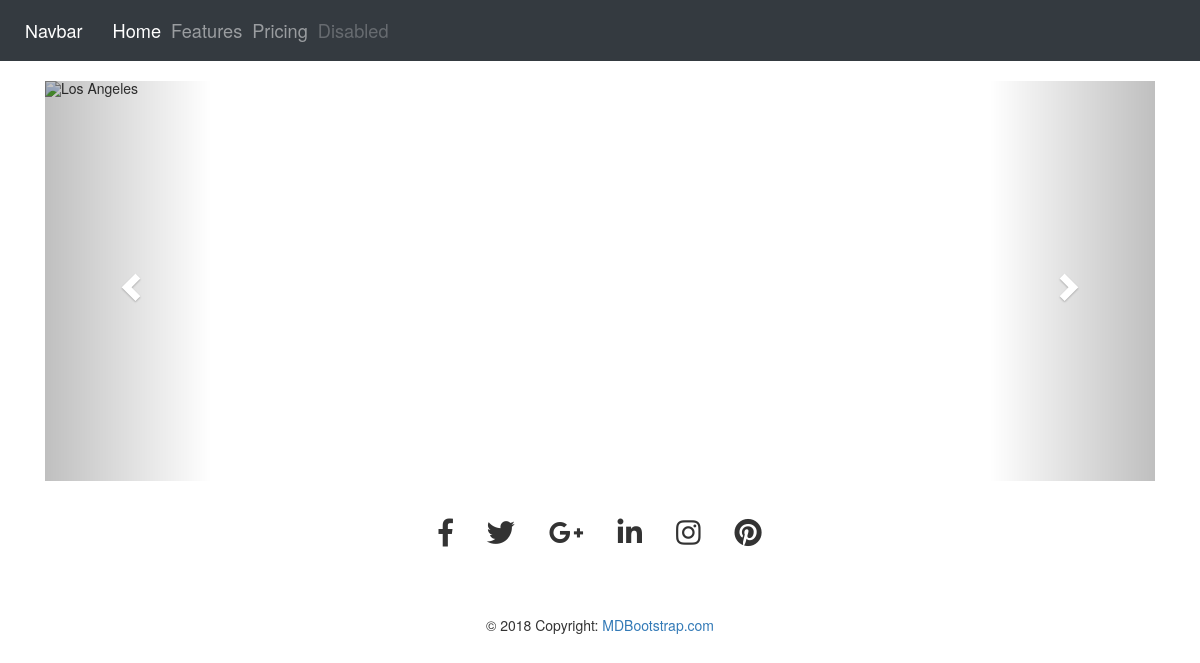
Page /cybersecurity/ on the earlier database version.
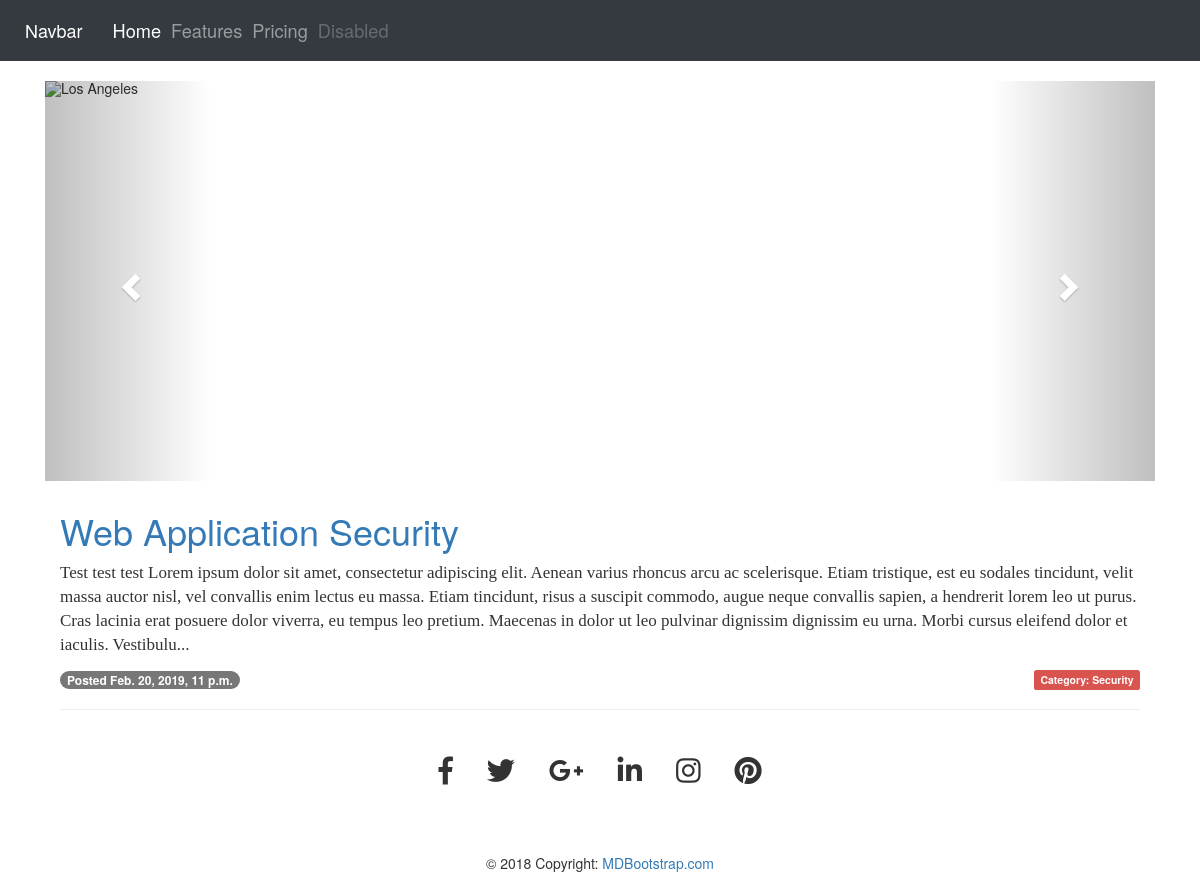
Same page on the later database version.
### articles/models.py (models this page shows, shortened)
class Article(models.Model):
    category = models.CharField(max_length=100)
    title = models.CharField(max_length=100)
    slug = models.SlugField()
    body = models.TextField()
    date = models.DateTimeField(auto_now_add=True)
    def snippet(self):
        return self.body[:500] + "..."
    def retrieve_category(self):
        return self.category

### djangonautic/views.py (the view)
# urls.py: url(r'^cybersecurity/$',views.cyber_security),
def cyber_security(request):
    articles = filter("Security")
    return render(request,'cybersecurity.html',{'articles':articles})

### djangonautic/views.py (called while the page is built)
def filter(blog_category):
    articles = Article.objects.all().order_by("date") #retrieves article from db by date
    articles = articles.filter(category=blog_category) #Then filter it by Category
    return articles

### templates/cybersecurity.html (shortened to what this page needs)
{%load static from staticfiles%}
<!DOCTYPE html>
<html lang="en">
<head>
  <link rel="stylesheet" href="https://stackpath.bootstrapcdn.com/bootstrap/4.2.1/css/bootstrap.min.css">
  <link rel="stylesheet" href="https://maxcdn.bootstrapcdn.com/bootstrap/3.4.0/css/bootstrap.min.css">
  <link rel="stylesheet" href="https://use.fontawesome.com/releases/v5.6.3/css/all.css">
  <link rel="stylesheet" href="{%static 'home.css'%}">
</head>
<body>
<nav class="navbar navbar-expand-lg navbar-dark bg-dark navbar-static-top">
  <a class="navbar-brand" href="#">Navbar</a>
  <div class="collapse navbar-collapse" id="navbarNav">
    <ul class="navbar-nav">
      <li class="nav-item active">
        <a class="nav-link" href="#">Home <span class="sr-only">(current)</span></a>
      </li>
      <li class="nav-item">
        <a class="nav-link" href="#">Features</a>
      </li>
      <li class="nav-item">
        <a class="nav-link" href="#">Pricing</a>
      </li>
      <li class="nav-item">
        <a class="nav-link disabled" href="#" tabindex="-1" aria-disabled="true">Disabled</a>
      </li>
    </ul>
  </div>
</nav>
<div class="container">
  <div id="myCarousel" class="carousel slide" data-ride="carousel">
    <ol class="carousel-indicators">
      <li data-target="#myCarousel" data-slide-to="0" class="active"></li>
      <li data-target="#myCarousel" data-slide-to="1"></li>
      <li data-target="#myCarousel" data-slide-to="2"></li>
    </ol>
    <div class="carousel-inner">
      <div class="item active">
        <img src="{%static 'chris-ried-512801-unsplash.jpg'%}" alt="Los Angeles" style="width:100%;">
      </div>
    </div>
    <a class="left carousel-control" href="#myCarousel" data-slide="prev">
      <span class="glyphicon glyphicon-chevron-left"></span>
    </a>
    <a class="right carousel-control" href="#myCarousel" data-slide="next">
      <span class="glyphicon glyphicon-chevron-right"></span>
    </a>
  </div
  <p>{{article.retrieve_by_category}}</p>
  <div class="col-md-12">
    <div class="articles">
      {%for article in articles%}
      <div class="article">
        <h1><a href="#">{{article.title}}</a></h1>
        <p>{{article.snippet}}</p>
      </div>
      <div>
        <span class="badge">Posted {{article.date}}</span>
        <div class="pull-right"> <span class="label label-danger">Category: {{article.retrieve_category}}</span></div>
      </div>
      <hr>
      {%endfor%}
    </div>
  </div>
</div>
<footer class="page-footer font-small cyan darken-3">
    <div class="container">
      <div class="row">
        <div class="col-md-12 py-5 center">
          <div class="mb-5 flex-center">
            <a class="fb-ic">
              <i class="fab fa-facebook-f fa-lg white-text mr-md-5 mr-3 fa-2x"> </i>
            </a>
            <a class="tw-ic">
              <i class="fab fa-twitter fa-lg white-text mr-md-5 mr-3 fa-2x"> </i>
            </a>
            <a class="gplus-ic">
              <i class="fab fa-google-plus-g fa-lg white-text mr-md-5 mr-3 fa-2x"> </i>
            </a>
            <a class="li-ic">
              <i class="fab fa-linkedin-in fa-lg white-text mr-md-5 mr-3 fa-2x"> </i>
            </a>
            <a class="ins-ic">
              <i class="fab fa-instagram fa-lg white-text mr-md-5 mr-3 fa-2x"> </i>
            </a>
            <a class="pin-ic">
              <i class="fab fa-pinterest fa-lg white-text fa-2x"> </i>
            </a>
          </div>
        </div>
      </div>
    </div>
    <div class="footer-copyright text-center py-3">© 2018 Copyright:
      <a href="https://mdbootstrap.com/education/bootstrap/"> MDBootstrap.com</a>
    </div>
  </footer>
</body>
</html>

Differences in the rows shown:
now on this page (row edited): Article: title "Web Application Security", snippet "Test test test Lorem ipsum dolor sit amet, consectetur adipiscing elit. Aenean varius rhoncus arcu ac scelerisque. Etiam tristique, est eu sodales tincidunt, velit massa auctor nisl, vel convallis enim lectus eu massa. Etiam tincidunt, risus a suscipit commodo, augue neque convallis sapien, a hendrerit lorem leo ut purus. Cras lacinia erat posuere dolor viverra, eu tempus leo pretium. Maecenas in dolor ut leo pulvinar dignissim dignissim eu urna. Morbi cursus eleifend dolor et iaculis. Vestibulu...", date "Feb. 20, 2019, 11 p.m.", retrieve_category "Security"
